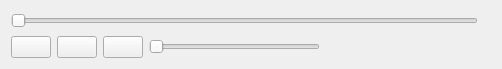
<?xml version="1.0" encoding="UTF-8"?>
<ui version="4.0">
 <class>MediaControl</class>
 <widget class="QWidget" name="MediaControl">
  <property name="geometry">
   <rect>
    <x>0</x>
    <y>0</y>
    <width>502</width>
    <height>69</height>
   </rect>
  </property>
  <property name="sizePolicy">
   <sizepolicy hsizetype="Preferred" vsizetype="Fixed">
    <horstretch>0</horstretch>
    <verstretch>0</verstretch>
   </sizepolicy>
  </property>
  <property name="windowTitle">
   <string>Form</string>
  </property>
  <layout class="QVBoxLayout" name="verticalLayout">
   <item>
    <layout class="QHBoxLayout" name="horizontalLayout">
     <item>
      <widget class="QSlider" name="horizontalSliderTime">
       <property name="orientation">
        <enum>Qt::Horizontal</enum>
       </property>
      </widget>
     </item>
     <item>
      <widget class="QLabel" name="labelTime"/>
     </item>
    </layout>
   </item>
   <item>
    <layout class="QHBoxLayout" name="horizontalLayout_2">
     <item>
      <widget class="QPushButton" name="pushButtonStop">
       <property name="text">
        <string/>
       </property>
       <property name="icon">
        <iconset resource="softprojector.qrc">
         <normaloff>:/icons/icons/stop.png</normaloff>:/icons/icons/stop.png</iconset>
       </property>
      </widget>
     </item>
     <item>
      <widget class="QPushButton" name="pushButtonPlayPause">
       <property name="text">
        <string/>
       </property>
       <property name="icon">
        <iconset resource="softprojector.qrc">
         <normaloff>:/icons/icons/play.png</normaloff>:/icons/icons/play.png</iconset>
       </property>
      </widget>
     </item>
     <item>
      <widget class="QPushButton" name="pushButtonMute">
       <property name="text">
        <string/>
       </property>
       <property name="icon">
        <iconset resource="softprojector.qrc">
         <normaloff>:/icons/icons/speaker.png</normaloff>:/icons/icons/speaker.png</iconset>
       </property>
       <property name="checkable">
        <bool>true</bool>
       </property>
      </widget>
     </item>
     <item>
      <widget class="QSlider" name="horizontalSliderVolume">
       <property name="orientation">
        <enum>Qt::Horizontal</enum>
       </property>
      </widget>
     </item>
     <item>
      <spacer name="horizontalSpacer">
       <property name="orientation">
        <enum>Qt::Horizontal</enum>
       </property>
       <property name="sizeHint" stdset="0">
        <size>
         <width>40</width>
         <height>20</height>
        </size>
       </property>
      </spacer>
     </item>
    </layout>
   </item>
  </layout>
 </widget>
 <resources>
  <include location="softprojector.qrc"/>
 </resources>
 <connections/>
</ui>
